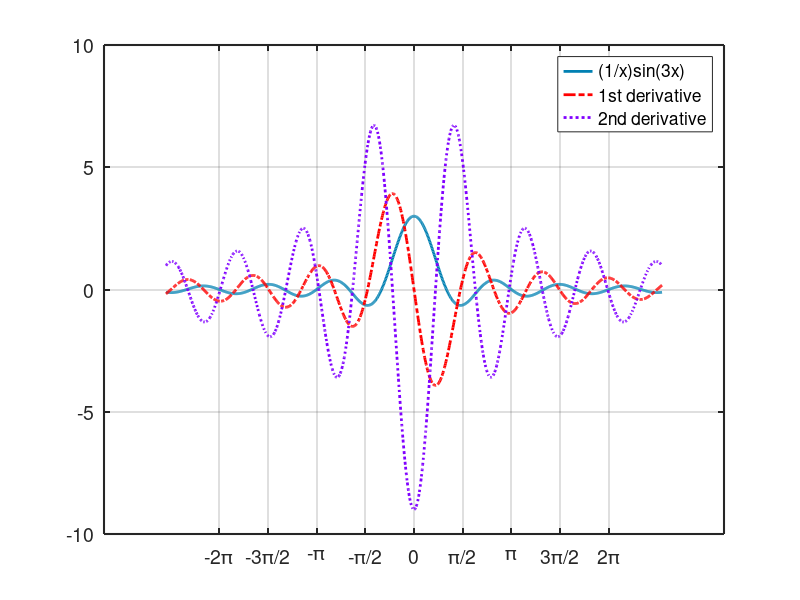

Write the MATLAB code that produced this figure.
function numdifold
% This code will generate the graph of f(x), f'(x) and f''(x) where f(x) =
% sin(3x)/x

h = 0.000001; % Value of the Step Size
x = linspace(-8,8,1000); 
f = (1./x).*sin(3.*x); % My chosen function
f1 = (((1./(x+h)).*sin(3.*(x+h)))-((1./(x-h)).*sin(3.*(x-h))))/(2*h); % These lines calculate the first and second derivatives of my function
f2 = ((((1./(x+h)).*sin(3.*(x+h))))-(2.*((1./x).*sin(3.*x)))+((1./(x-h)).*sin(3.*(x-h))))/h^2; % f using the Symmetric-difference formula.

% Plot Function

% Create figure
figure1 = figure;
set(figure1, 'Position', [420, 300, 1000, 600]);

% Create axes and plots
axes1 = axes('Parent',figure1);
h = plot(x,f,'DisplayName','(1/x)sin(3x)','LineWidth',2,'Color',[0 0.5 0.7]);
hold on;
h1 = plot(x,f1,'DisplayName','1st derivative','LineWidth',2,'Linestyle','-.','Color',[1 0 0]);
h2 = plot(x,f2,'DisplayName','2nd derivative','LineWidth',2,'Linestyle',':','Color',[0.5 0 1]);
hold off;

% Add legend
legend([h h1 h2],'Location','NorthEast');

% Set graphics view
h2 = get(h,'Parent');
set(h2,'FontSize',14,'LineWidth',1.5);
xticks([-2*pi -3*pi/2 -pi -pi/2 0 pi/2 pi 3*pi/2 2*pi])
xticklabels({'-2\pi','-3\pi/2','-\pi','-\pi/2','0','\pi/2','\pi','3\pi/2','2\pi'})
box(axes1,'on');
grid(axes1,'on');

end